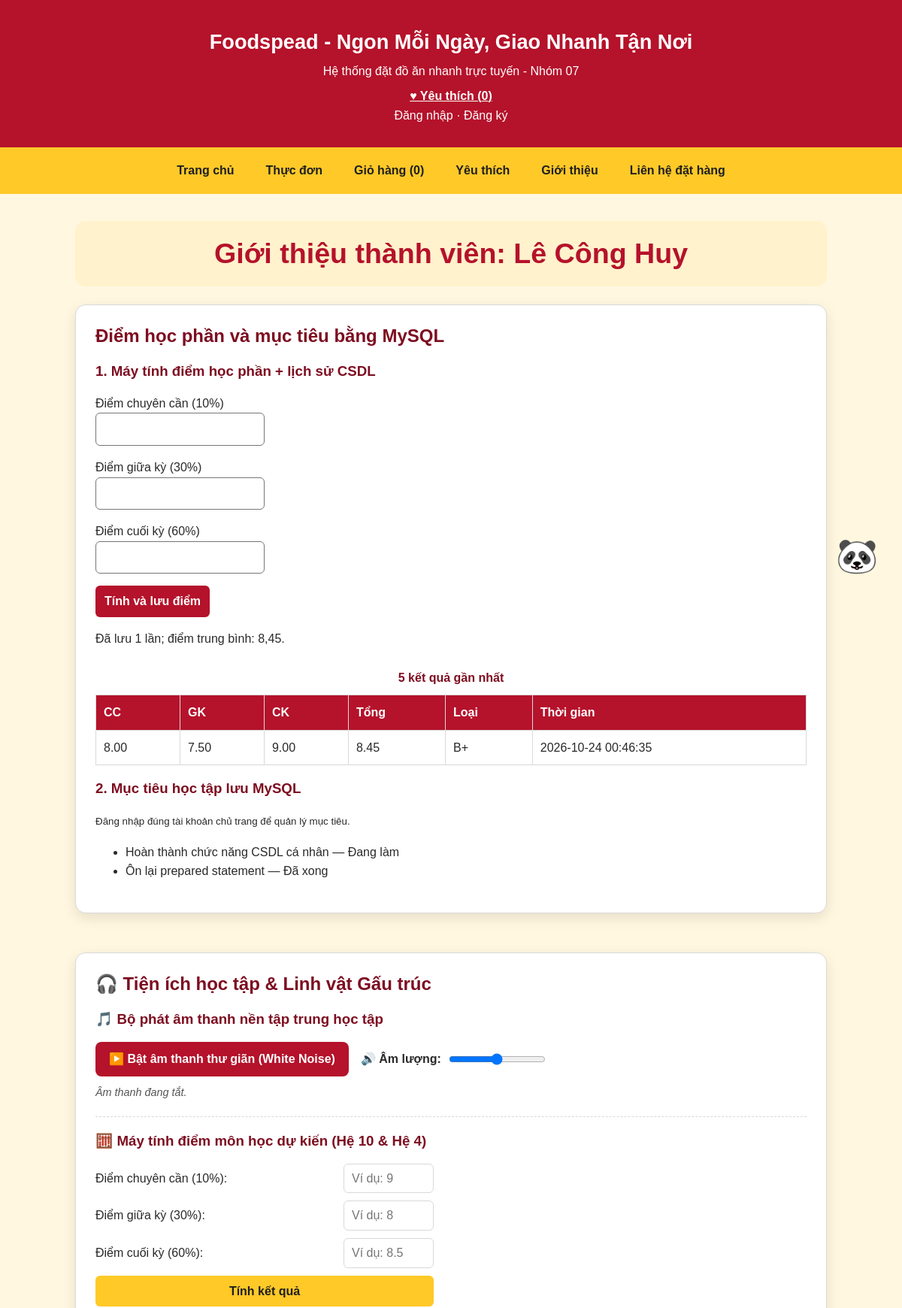
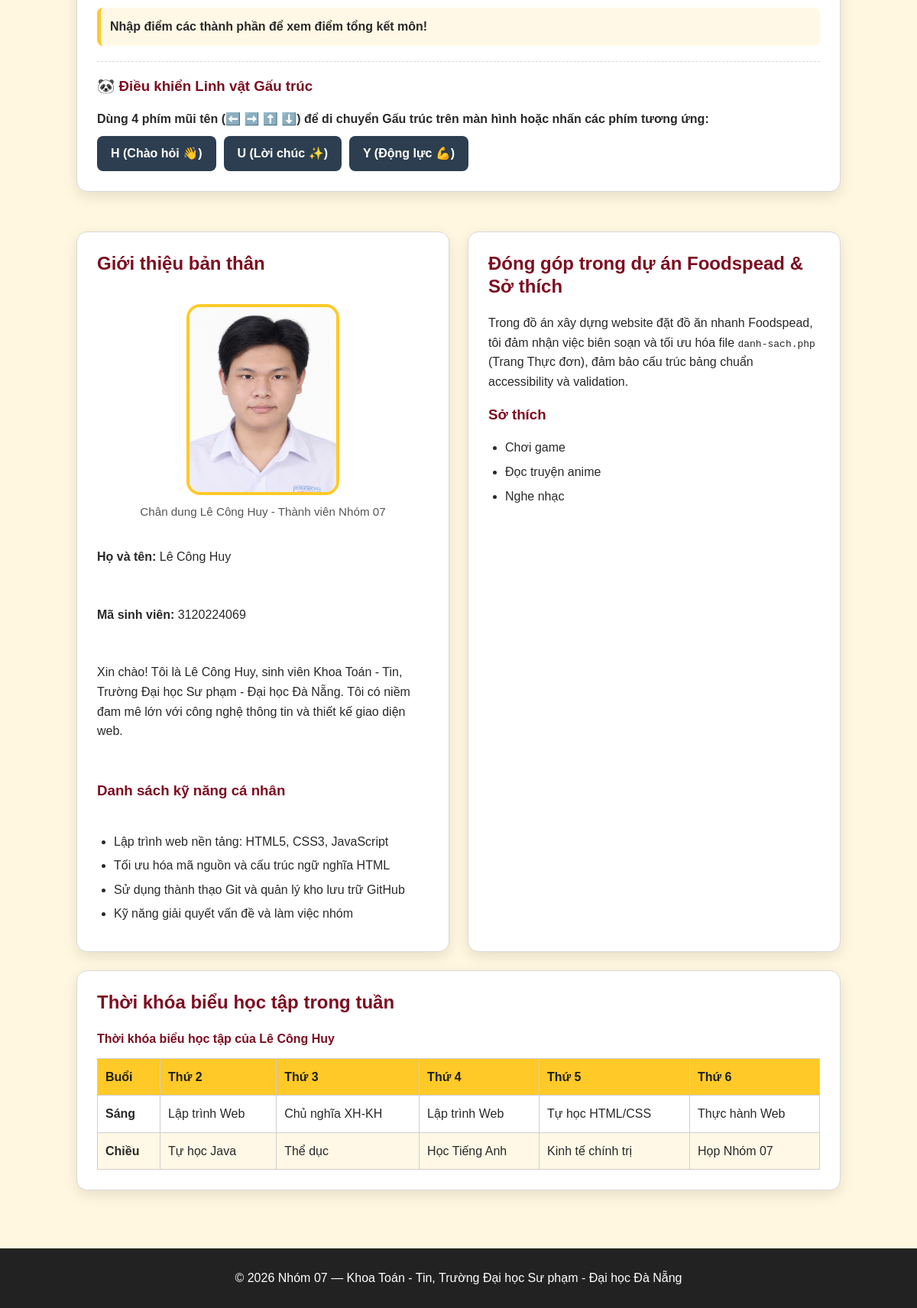
Page /thanhvien/3120224069_leconghuy/gioithieu.php on the committed database (2 pictures, top to bottom).
### tables this page shows
CREATE TABLE tv_le_cong_huy_diem (
    id INT UNSIGNED AUTO_INCREMENT PRIMARY KEY,
    mssv CHAR(10) NOT NULL,
    a1 DECIMAL(4,2) NOT NULL,
    a2 DECIMAL(4,2) NOT NULL,
    a3 DECIMAL(4,2) NOT NULL,
    tong DECIMAL(4,2) NOT NULL,
    xep_loai VARCHAR(2) NOT NULL,
    thoi_gian DATETIME NOT NULL DEFAULT CURRENT_TIMESTAMP,
    FOREIGN KEY (mssv) REFERENCES thanh_vien(mssv) ON DELETE CASCADE,
    CHECK (a1 BETWEEN 0 AND 10),
    CHECK (a2 BETWEEN 0 AND 10),
    CHECK (a3 BETWEEN 0 AND 10),
    CHECK (tong BETWEEN 0 AND 10),
    INDEX idx_huy_diem_mssv_thoigian (mssv, thoi_gian)
);

CREATE TABLE tv_le_cong_huy_muc_tieu (
    id INT UNSIGNED AUTO_INCREMENT PRIMARY KEY,
    mssv CHAR(10) NOT NULL,
    muc_tieu VARCHAR(120) NOT NULL,
    hoan_thanh TINYINT(1) NOT NULL DEFAULT 0,
    thoi_gian DATETIME NOT NULL DEFAULT CURRENT_TIMESTAMP,
    FOREIGN KEY (mssv) REFERENCES thanh_vien(mssv) ON DELETE CASCADE,
    UNIQUE KEY uq_huy_muctieu (mssv, muc_tieu),
    INDEX idx_huy_muctieu_mssv_trangthai (mssv, hoan_thanh)
);

### inc/ham.php (called while the page is built, shortened)
<?php
function e(mixed $giaTri): string
{
    return htmlspecialchars((string)$giaTri, ENT_QUOTES | ENT_SUBSTITUTE, 'UTF-8');
}

### inc/db.php (called while the page is built, shortened)
<?php
function db(): PDO
{
    static $pdo = null;
    if ($pdo instanceof PDO) return $pdo;
    $pdo = new PDO('mysql:host=127.0.0.1;dbname=ltweb_nhom07;charset=utf8mb4', 'root', '', [
        PDO::ATTR_ERRMODE => PDO::ERRMODE_EXCEPTION,
        PDO::ATTR_DEFAULT_FETCH_MODE => PDO::FETCH_ASSOC,
        PDO::ATTR_EMULATE_PREPARES => false,
    ]);
    return $pdo;
}

### inc/xac-thuc.php (called while the page is built, shortened)
<?php
function nguoiDung(): ?array
{
    static $daDoc = false, $nd = null;
    if ($daDoc) return $nd;
    $uid = filter_var($_SESSION['uid'] ?? null, FILTER_VALIDATE_INT);
    if (!$uid) return null;
    $nd = (new KhoNguoiDung(db()))->timTheoId((int) $uid);
    return $nd;
}

### src/Data/KhoThanhVien.php (called while the page is built, shortened)
<?php
final class KhoThanhVien
{
    public function laChuTrang(string $mssv, ?int $nguoiDungId): bool
    {
        if (!$nguoiDungId) return false;
        $st = $this->db->prepare('SELECT 1 FROM thanh_vien WHERE mssv = ? AND nguoi_dung_id = ?');
        $st->execute([$mssv, $nguoiDungId]);
        return (bool) $st->fetchColumn();
    }
}

### thanhvien/3120224069_leconghuy/gioithieu.php (the view, shortened to what this page needs)
<?php
$nd=nguoiDung();
$laChuTrang=(new App\Data\KhoThanhVien(db()))->laChuTrang(MSSV,$nd?(int)$nd['id']:null)||($nd['vai_tro']??'')==='quan_tri';
$nhanDiem=['a1'=>'chuyên cần (10%)','a2'=>'giữa kỳ (30%)','a3'=>'cuối kỳ (60%)']; $du=['a1'=>'','a2'=>'','a3'=>'']; $loiGpa=[];
$st=db()->prepare('SELECT a1,a2,a3,tong,xep_loai,thoi_gian FROM tv_le_cong_huy_diem WHERE mssv=? ORDER BY thoi_gian DESC,id DESC LIMIT 5');
$st->execute([MSSV]); $lichSuDiem=$st->fetchAll();
$st=db()->prepare('SELECT COUNT(*) AS so_lan, COALESCE(AVG(tong),0) AS trung_binh FROM tv_le_cong_huy_diem WHERE mssv=?');
$st->execute([MSSV]); $tkDiem=$st->fetch();
$duMucTieu=''; $loiMucTieu='';
$st=db()->prepare('SELECT id,muc_tieu,hoan_thanh,thoi_gian FROM tv_le_cong_huy_muc_tieu WHERE mssv=? ORDER BY hoan_thanh,id DESC');
$st->execute([MSSV]); $dsMucTieu=$st->fetchAll();
$tieuDe='Lê Công Huy'; $trang=''; require __DIR__.'/../../inc/header.php';
?>
<main class="noi-dung">
<h1 class="tieu-de-chinh">Giới thiệu thành viên: Lê Công Huy</h1>
<section class="the php-box" aria-labelledby="php-tieu-de">
  <h2 id="php-tieu-de">Điểm học phần và mục tiêu bằng MySQL</h2>
  <h3 id="php-diem">1. Máy tính điểm học phần + lịch sử CSDL</h3>
  <form method="post" action="gioithieu.php#php-diem"><input type="hidden" name="chuc_nang" value="gpa">
    <?php foreach($nhanDiem as $k=>$nhan): ?><p><label for="php-<?= e($k) ?>">Điểm <?= e($nhan) ?></label><br><input id="php-<?= e($k) ?>" name="<?= e($k) ?>" type="text" inputmode="decimal" maxlength="6" required value="<?= e($du[$k]) ?>"></p><?php if(isset($loiGpa[$k])): ?><p class="loi" role="alert"><?= e($loiGpa[$k]) ?></p><?php endif; ?><?php endforeach; ?>
    <button type="submit">Tính và lưu điểm</button>
  </form>
  <p>Đã lưu <?= e($tkDiem['so_lan']) ?> lần; điểm trung bình: <?= e(number_format((float)$tkDiem['trung_binh'],2,',','.')) ?>.</p>
  <?php if($lichSuDiem): ?><table><caption>5 kết quả gần nhất</caption><thead><tr><th scope="col">CC</th><th scope="col">GK</th><th scope="col">CK</th><th scope="col">Tổng</th><th scope="col">Loại</th><th scope="col">Thời gian</th></tr></thead><tbody><?php foreach($lichSuDiem as $r): ?><tr><td><?= e($r['a1']) ?></td><td><?= e($r['a2']) ?></td><td><?= e($r['a3']) ?></td><td><?= e($r['tong']) ?></td><td><?= e($r['xep_loai']) ?></td><td><?= e($r['thoi_gian']) ?></td></tr><?php endforeach; ?></tbody></table><?php endif; ?>
  <h3 id="php-muc-tieu">2. Mục tiêu học tập lưu MySQL</h3>
  <?php if($laChuTrang): ?><form method="post" action="gioithieu.php#php-muc-tieu"><input type="hidden" name="chuc_nang" value="them-muc-tieu"><p><label for="php-mt">Mục tiêu mới</label><br><input id="php-mt" name="muc_tieu" maxlength="120" required value="<?= e($duMucTieu) ?>"></p><?php if($loiMucTieu): ?><p class="loi" role="alert"><?= e($loiMucTieu) ?></p><?php endif; ?><button type="submit">Thêm mục tiêu</button></form><?php else: ?><p><small>Đăng nhập đúng tài khoản chủ trang để quản lý mục tiêu.</small></p><?php endif; ?>
  <?php if(!$dsMucTieu): ?><p>Chưa có mục tiêu.</p><?php else: ?><ul><?php foreach($dsMucTieu as $m): ?><li><?= e($m['muc_tieu']) ?> — <?= (int)$m['hoan_thanh']===1?'Đã xong':'Đang làm' ?></li><?php endforeach; ?></ul><?php endif; ?>
</section>
        <section class="the tien-ich-huy">
            <h2>🎧 Tiện ích học tập &amp; Linh vật Gấu trúc</h2>
            <div class="khu-vuc-lofi">
                <h3>🎵 Bộ phát âm thanh nền tập trung học tập</h3>
                <div class="bo-phat-nhac">
                    <button id="btn-phat-nhac"
                            type="button"
                            class="btn-lofi">
                        ▶️ Bật âm thanh thư giãn (White Noise)
                    </button>
                    <div class="dieu-chinh-am-luong">
                        <label for="thanh-am-luong">🔊 Âm lượng:</label>
                        <input type="range"
                               id="thanh-am-luong"
                               min="0"
                               max="1"
                               step="0.1"
                               value="0.5">
                    </div>
                </div>
                <p id="trang-thai-nhac" class="ghi-chu-lofi">
                    Âm thanh đang tắt.
                </p>
            </div>
            <hr class="duong-phan-cach">
            <div class="khu-vuc-gpa">
                <h3>🧮 Máy tính điểm môn học dự kiến (Hệ 10 &amp; Hệ 4)</h3>
                <form id="form-tinh-gpa"
                      class="form-gpa"
                      onsubmit="return false;">
                    <div class="hang-nhap">
                        <label for="diem-chuyen-can">
                            Điểm chuyên cần (10%):
                        </label>
                        <input type="number"
                               id="diem-chuyen-can"
                               min="0"
                               max="10"
                               step="0.1"
                               placeholder="Ví dụ: 9">
                    </div>
                    <div class="hang-nhap">
                        <label for="diem-giua-ky">
                            Điểm giữa kỳ (30%):
                        </label>
                        <input type="number"
                               id="diem-giua-ky"
                               min="0"
                               max="10"
                               step="0.1"
                               placeholder="Ví dụ: 8">
                    </div>
                    <div class="hang-nhap">
                        <label for="diem-cuoi-ky">
                            Điểm cuối kỳ (60%):
                        </label>
                        <input type="number"
                               id="diem-cuoi-ky"
                               min="0"
                               max="10"
                               step="0.1"
                               placeholder="Ví dụ: 8.5">
                    </div>
                    <button id="btn-tinh-gpa"
                            type="button"
                            class="btn-tinh">
                        Tính kết quả
                    </button>
                </form>
                <div id="ket-qua-gpa" class="ket-qua-gpa-box">
                    Nhập điểm các thành phần để xem điểm tổng kết môn!
                </div>
            </div>
            <hr class="duong-phan-cach">
            <div class="khu-vuc-tro-choi">
                <h3>🐼 Điều khiển Linh vật Gấu trúc</h3>
                <p class="mo-ta-tro-choi">
                    Dùng <strong>4 phím mũi tên (⬅️ ➡️ ⬆️ ⬇️)</strong>
                    để di chuyển Gấu trúc trên màn hình hoặc nhấn các phím tương ứng:
                </p>
                <div class="nhom-nut-chuc-nang">
                    <button id="btn-panda-h"
                            type="button"
                            class="btn-tuong-tac btn-panda">
                        H (Chào hỏi 👋)
                    </button>
                    <button id="btn-panda-u"
                            type="button"
                            class="btn-tuong-tac btn-panda">
                        U (Lời chúc ✨)
                    </button>
                    <button id="btn-panda-y"
                            type="button"
                            class="btn-tuong-tac btn-panda">
                        Y (Động lực 💪)
                    </button>
                </div>
            </div>
        </section>
        <section class="the gioi-thieu-ban-than">
            <h2>Giới thiệu bản thân</h2>
            <figure class="chan-dung">
                <img src="images/chan-dung-huy.jpg"
                     alt="Ảnh chân dung Lê Công Huy"
                     width="200"
                     height="271"
                     class="chan-dung__anh">
                <figcaption>
                    Chân dung Lê Công Huy - Thành viên Nhóm 07
                </figcaption>
            </figure>
            <p>
                <strong>Họ và tên:</strong> Lê Công Huy
            </p>
            <p>
                <strong>Mã sinh viên:</strong> 3120224069
            </p>
            <p>
                Xin chào! Tôi là Lê Công Huy, sinh viên Khoa Toán - Tin,
                Trường Đại học Sư phạm - Đại học Đà Nẵng. Tôi có niềm đam mê lớn
                với công nghệ thông tin và thiết kế giao diện web.
            </p>
            <h3>Danh sách kỹ năng cá nhân</h3>
            <ul class="danh-sach-ky-nang">
                <li>Lập trình web nền tảng: HTML5, CSS3, JavaScript</li>
                <li>Tối ưu hóa mã nguồn và cấu trúc ngữ nghĩa HTML</li>
                <li>Sử dụng thành thạo Git và quản lý kho lưu trữ GitHub</li>
                <li>Kỹ năng giải quyết vấn đề và làm việc nhóm</li>
            </ul>
        </section>
        <article class="the du-an-so-thich">
            <h2>Đóng góp trong dự án Foodspead &amp; Sở thích</h2>
            <p>
                Trong đồ án xây dựng website đặt đồ ăn nhanh Foodspead, tôi đảm nhận
                việc biên soạn và tối ưu hóa file <code>danh-sach.php</code>
                (Trang Thực đơn), đảm bảo cấu trúc bảng chuẩn accessibility và validation.
            </p>
            <h3>Sở thích</h3>
            <ul class="danh-sach-so-thich">
                <li>Chơi game</li>
                <li>Đọc truyện anime</li>
                <li>Nghe nhạc</li>
            </ul>
        </article>
        <section class="the khu-thoi-khoa-bieu">
            <h2>Thời khóa biểu học tập trong tuần</h2>
            <div class="khung-bang">
                <table class="thoi-khoa-bieu">
                    <caption>
                        Thời khóa biểu học tập của Lê Công Huy
                    </caption>
                    <thead>
                        <tr>
                            <th scope="col">Buổi</th>
                            <th scope="col">Thứ 2</th>
                            <th scope="col">Thứ 3</th>
                            <th scope="col">Thứ 4</th>
                            <th scope="col">Thứ 5</th>
                            <th scope="col">Thứ 6</th>
                        </tr>
                    </thead>
                    <tbody>
                        <tr>
                            <th scope="row">Sáng</th>
                            <td>Lập trình Web</td>
                            <td>Chủ nghĩa XH-KH</td>
                            <td>Lập trình Web</td>
                            <td>Tự học HTML/CSS</td>
                            <td>Thực hành Web</td>
                        </tr>
                        <tr>
                            <th scope="row">Chiều</th>
                            <td>Tự học Java</td>
                            <td>Thể dục</td>
                            <td>Học Tiếng Anh</td>
                            <td>Kinh tế chính trị</td>
                            <td>Họp Nhóm 07</td>
                        </tr>
                    </tbody>
                </table>
            </div>
        </section>
</main>
<?php require __DIR__ . '/../../inc/footer.php'; ?>

### rows in the picture
tv_le_cong_huy_diem: a1 "8.00", a2 "7.50", a3 "9.00", tong "8.45", xep_loai "B+", thoi_gian "2026-10-24 00:46:35"
tv_le_cong_huy_muc_tieu: muc_tieu "Hoàn thành chức năng CSDL cá nhân", hoan_thanh "Đang làm"
tv_le_cong_huy_muc_tieu: muc_tieu "Ôn lại prepared statement", hoan_thanh "Đã xong"

### other values in the picture
$nhan "Trang chủ"
$nhan "Thực đơn"
$nhan "Giỏ hàng"
$nhan "Yêu thích"
$nhan "Giới thiệu"
$nhan "Liên hệ đặt hàng"
$nhan "chuyên cần (10%)"
$nhan "giữa kỳ (30%)"
$nhan "cuối kỳ (60%)"
$tkDiem['so_lan'] "1"
$tkDiem['trung_binh'] "8,45"
